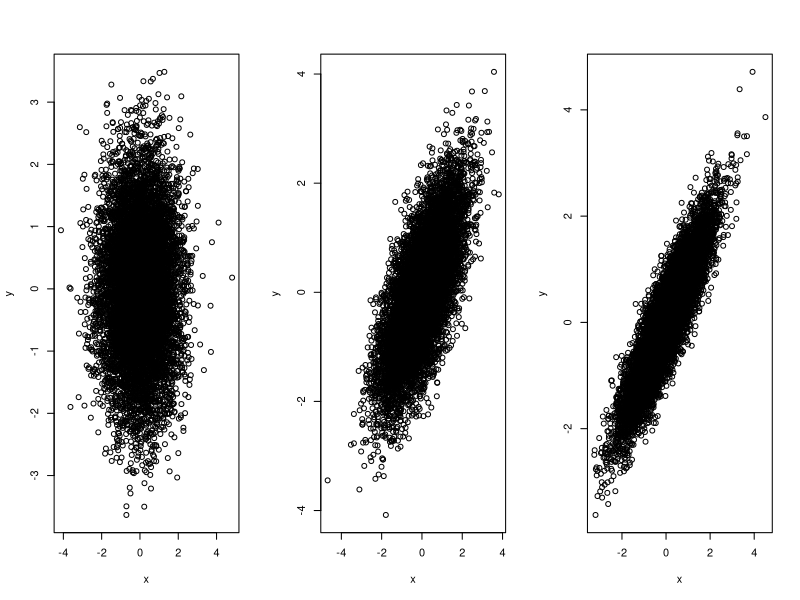
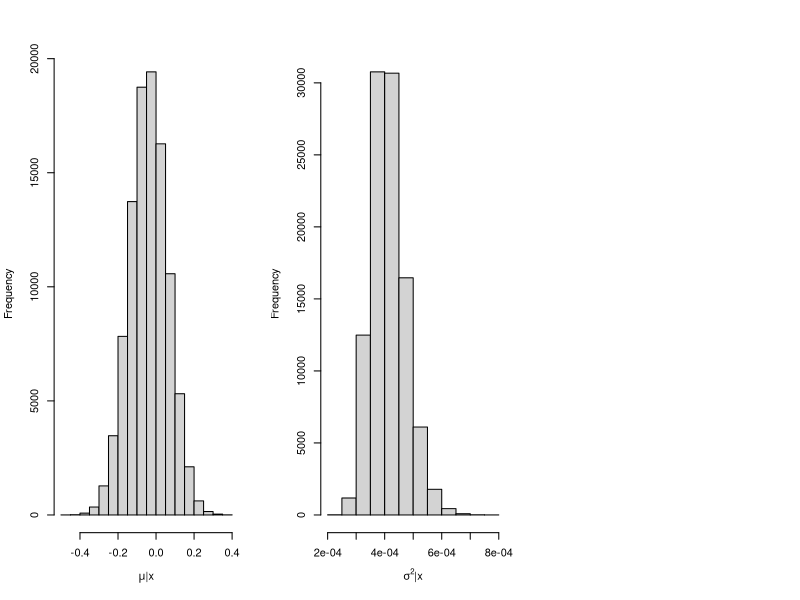

The R script that drew these images, in order:
## ---- chunk 1
N = 10^4
x = y = 0
rho = c(0,0.7,0.9)

Gibbs.sample = function(N, rho) {
  sample = matrix(0, nrow = N, ncol = 2)
  for(k in 1:N) {
    x = rnorm(1)*sqrt(1-rho^2)+rho*y
    y = rnorm(1)*sqrt(1-rho^2)+rho*x
    sample[k,] = c(x, y)
  }  
  return(sample)
}

par(mfrow=c(1,3))
for(k in 1:length(rho)) {
  res = Gibbs.sample(N, rho[k])
  plot(res[,1], res[,2], xlab="x", ylab="y")
}
  

## ---- chunk 2
N = 10^5 # iteration
n = 100  # sample size
x = rnorm(n)

sample = matrix(0, nrow = N, ncol = 2)
  
# initial point
sample.mean = mean(x)
var = var(x)
  
mu = sample.mean
for(k in 1:N) {
  # mu
  mu = sample.mean+sqrt(var/n)*rnorm(1)
  # sigma^2
  var.mu = sum((x-mu)^2)/n
  sig.sq = 1/rgamma(1, shape = n/2, rate = 1/(n*var.mu/2) )
  sample[k,] = c(mu, sig.sq)
}


hist(sample[,1], main = "", xlab = expression(paste(mu, "|", x)))
hist(sample[,2], main = "", xlab = expression(paste(sigma^2, "|", x)))

## ---- chunk 3
n = 100
p = 0.3
lambda = 2

x = rpois(n, lambda)*(runif(n)<p) # p=0.3이므로 이것보다 작은 수들 생성
## ---- chunk 4
n = 100
p = 0.3
lambda = 2

x = rpois(n, lambda)*(runif(n)<p)

P = runif(1)
lam = rgamma(1,1)
r = runif(n)<P

sample = matrix(0, nrow = N, ncol = 2)
for(k in 1:N) {
  lam = rgamma(1, shape = 1+sum(x), rate = 1+sum(r))
  P = rbeta(1, 1+sum(r), n+1-sum(r))
  prob = exp(-lam)*P / (exp(-lam)*P + (1-P)*(x==0))
  R = runif(n) < prob
  sample[k,] = c(P, lam)
}


quantile(sample[,1], c(0.025, 0.975)) # C.I for p
qbeta(c(0.025, 0.975), 1+sum(r), n+1-sum(r))

quantile(sample[,2], c(0.025, 0.975)) # C.I for lambda
qgamma(c(0.025, 0.975), shape = 1+sum(x), rate = 1+sum(r))
